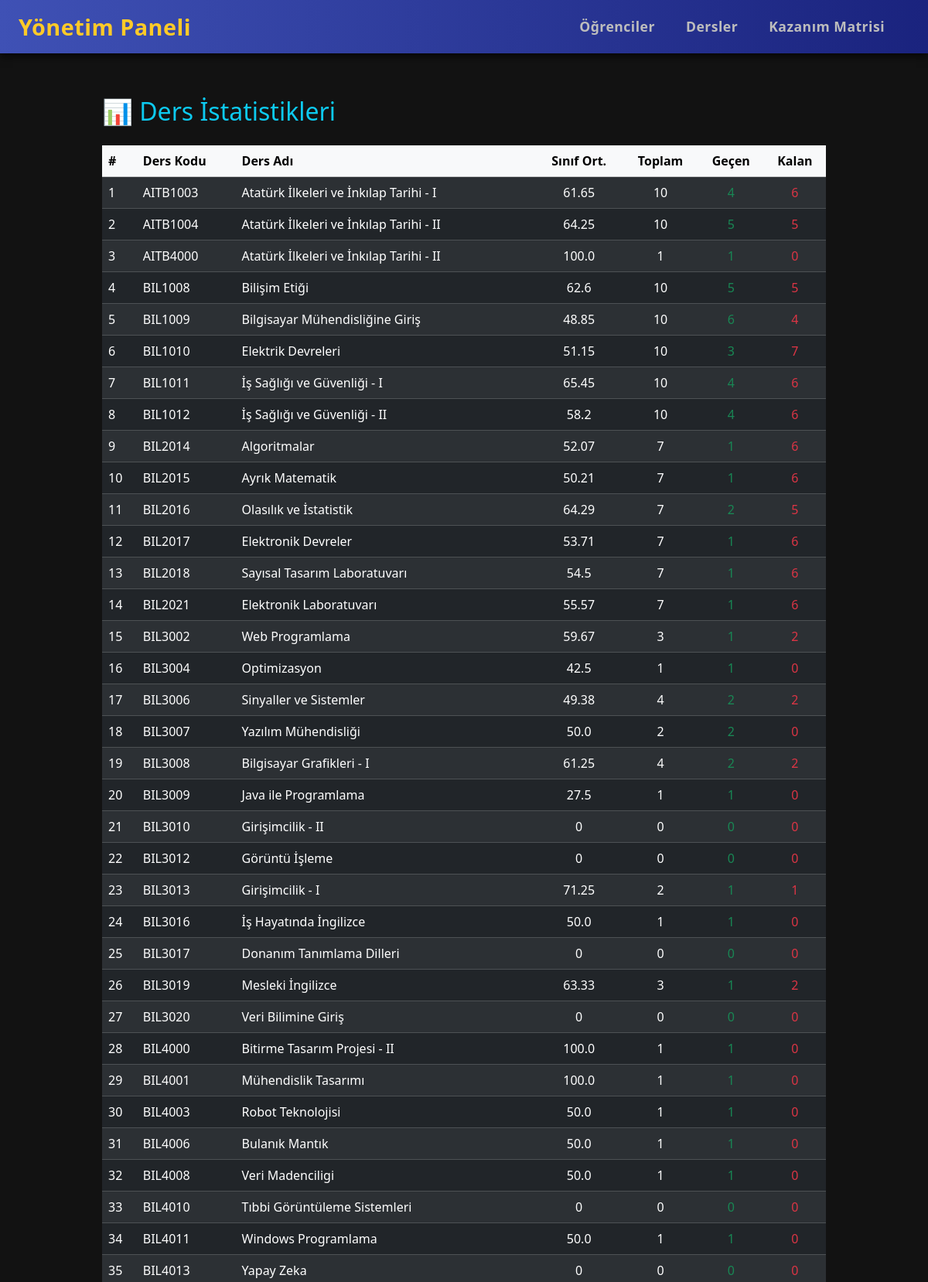
/course-stats/ (signed in, upper part), run on the app's committed database.
### models/__init__.py (models this page shows, shortened)
class Course(db.Model):
    id   = db.Column(db.Integer, primary_key=True)
    code = db.Column(db.String(10), unique=True, nullable=False)
    name = db.Column(db.String(120), nullable=False)
    credit = db.Column(db.Double, nullable=False)
    lecturer = db.Column(db.String(120), nullable=False)
    year = db.Column(db.Integer,nullable=False)
    results = db.relationship("Result", backref="course", lazy=True)

### routes/course_stats.py (the view)
@bp.route("/")
@login_required
def summary():
    courses = Course.query.order_by(Course.code).all()
    stats = []  # her ders için istatistik listesi
    for crs in courses:
        sub = (
            db.session.query(
                Result.student_id,
                func.avg(Result.score).label("avg_score")
            )
            .filter(Result.course_id == crs.id,
                    Result.exam_name.in_(["Vize", "Final"]))
            .group_by(Result.student_id)
            .having(func.count(Result.exam_name) == 2)  # vize+final ikisi de var
            .subquery()
        )
        course_avg = db.session.query(func.avg(sub.c.avg_score)).scalar()
        course_avg = round(course_avg or 0, 2)
        passed = failed = 0
        for row in db.session.query(sub).all():
            if row.avg_score >= course_avg:
                passed += 1
            else:
                failed += 1
        stats.append({
            "course": crs,
            "avg": course_avg,
            "total": passed + failed,
            "passed": passed,
            "failed": failed
        })
    return render_template("course_stats.html", stats=stats)

### app.py (called while the page is built)
def create_app():
    app = Flask(__name__)
    app.config.from_object(Config)
    db.init_app(app)
    login_manager.init_app(app)
    app.register_blueprint(course_stats_bp)
    app.register_blueprint(auth_bp)
    app.register_blueprint(upload_bp)
    app.register_blueprint(students_bp)
    app.register_blueprint(courses_bp)
    app.register_blueprint(results_bp)
    app.register_blueprint(pc_mapping_bp)
    app.register_blueprint(view_mapping_bp)
    app.register_blueprint(pc_contrib_bp)
    with app.app_context():
        db.create_all()
    @login_manager.user_loader
    def load_user(user_id):
        return Admin.query.get(int(user_id))
    @app.route("/")
    def index():
        return render_template("index.html", title="Yönetim Paneli")
    return app

### templates/course_stats.html
{% extends "layout.html" %}
{% block content %}
<div class="container py-4">
  <h2 class="mb-4 text-info">📊 Ders İstatistikleri</h2>
  <table class="table table-striped table-dark align-middle">
    <thead class="table-light">
      <tr>
        <th>#</th>
        <th>Ders Kodu</th>
        <th>Ders Adı</th>
        <th class="text-center">Sınıf Ort.</th>
        <th class="text-center">Toplam</th>
        <th class="text-center">Geçen</th>
        <th class="text-center">Kalan</th>
      </tr>
    </thead>
    <tbody>
      {% for row in stats %}
      <tr>
        <td>{{ loop.index }}</td>
        <td>{{ row.course.code }}</td>
        <td>{{ row.course.name }}</td>
        <td class="text-center">{{ row.avg }}</td>
        <td class="text-center">{{ row.total }}</td>
        <td class="text-center text-success">{{ row.passed }}</td>
        <td class="text-center text-danger">{{ row.failed }}</td>
      </tr>
      {% else %}
      <tr><td colspan="7" class="text-center text-muted">Henüz not girilmiş ders yok.</td></tr>
      {% endfor %}
    </tbody>
  </table>
</div>
{% endblock %}

### static/css/style.css (style rules this page uses)
body { background: black; color: #eeee; font-family: Arial, sans-serif; }

### templates/layout.html (style rules this page uses)
body { background-color: #121212; color: #e0e0e0; font-family: 'Segoe UI', Tahoma, Geneva, Verdana, sans-serif; min-height: 100vh; display: flex; flex-direction: column; }
.container { flex-grow: 1; max-width: 1000px; padding: 2rem 1rem 4rem 1rem; margin: 0 auto; }

### data on the page
Course: course.code "AITB1003", course.name "Atatürk İlkeleri ve İnkılap Tarihi - I"
Course: course.code "AITB1004", course.name "Atatürk İlkeleri ve İnkılap Tarihi - II"
Course: course.code "AITB4000", course.name "Atatürk İlkeleri ve İnkılap Tarihi - II"
Course: course.code "BIL1008", course.name "Bilişim Etiği"
Course: course.code "BIL1009", course.name "Bilgisayar Mühendisliğine Giriş"
Course: course.code "BIL1010", course.name "Elektrik Devreleri"
Course: course.code "BIL1011", course.name "İş Sağlığı ve Güvenliği - I"
Course: course.code "BIL1012", course.name "İş Sağlığı ve Güvenliği - II"
Course: course.code "BIL2014", course.name "Algoritmalar"
Course: course.code "BIL2015", course.name "Ayrık Matematik"
Course: course.code "BIL2016", course.name "Olasılık ve İstatistik"
Course: course.code "BIL2017", course.name "Elektronik Devreler"
Course: course.code "BIL2018", course.name "Sayısal Tasarım Laboratuvarı"
Course: course.code "BIL2021", course.name "Elektronik Laboratuvarı"
Course: course.code "BIL3002", course.name "Web Programlama"
Course: course.code "BIL3004", course.name "Optimizasyon"
Course: course.code "BIL3006", course.name "Sinyaller ve Sistemler"
Course: course.code "BIL3007", course.name "Yazılım Mühendisliği"
Course: course.code "BIL3008", course.name "Bilgisayar Grafikleri - I"
Course: course.code "BIL3009", course.name "Java ile Programlama"
Course: course.code "BIL3010", course.name "Girişimcilik - II"
Course: course.code "BIL3012", course.name "Görüntü İşleme"
Course: course.code "BIL3013", course.name "Girişimcilik - I"
Course: course.code "BIL3016", course.name "İş Hayatında İngilizce"
Course: course.code "BIL3017", course.name "Donanım Tanımlama Dilleri"
Course: course.code "BIL3019", course.name "Mesleki İngilizce"
Course: course.code "BIL3020", course.name "Veri Bilimine Giriş"
Course: course.code "BIL4000", course.name "Bitirme Tasarım Projesi - II"
Course: course.code "BIL4001", course.name "Mühendislik Tasarımı"
Course: course.code "BIL4003", course.name "Robot Teknolojisi"
Course: course.code "BIL4006", course.name "Bulanık Mantık"
Course: course.code "BIL4008", course.name "Veri Madenciligi"
Course: course.code "BIL4010", course.name "Tıbbi Görüntüleme Sistemleri"
Course: course.code "BIL4011", course.name "Windows Programlama"
Course: course.code "BIL4013", course.name "Yapay Zeka"

### other printed values
{{ row.avg }} "61.65" "64.25" "100.0" "62.6" "48.85" "51.15" "65.45" "58.2" "52.07" "50.21" "64.29" "53.71" "54.5" "55.57" "59.67" "42.5" "49.38" "50.0" "61.25" "27.5" "0" "0" "71.25" "50.0" "0" "63.33" "0" "100.0" "100.0" "50.0" "50.0" "50.0" "0" "50.0" "0"
{{ row.total }} "10" "10" "1" "10" "10" "10" "10" "10" "7" "7" "7" "7" "7" "7" "3" "1" "4" "2" "4" "1" "0" "0" "2" "1" "0" "3" "0" "1" "1" "1" "1" "1" "0" "1" "0"
{{ row.passed }} "4" "5" "1" "5" "6" "3" "4" "4" "1" "1" "2" "1" "1" "1" "1" "1" "2" "2" "2" "1" "0" "0" "1" "1" "0" "1" "0" "1" "1" "1" "1" "1" "0" "1" "0"
{{ row.failed }} "6" "5" "0" "5" "4" "7" "6" "6" "6" "6" "5" "6" "6" "6" "2" "0" "2" "0" "2" "0" "0" "0" "1" "0" "0" "2" "0" "0" "0" "0" "0" "0" "0" "0" "0"
